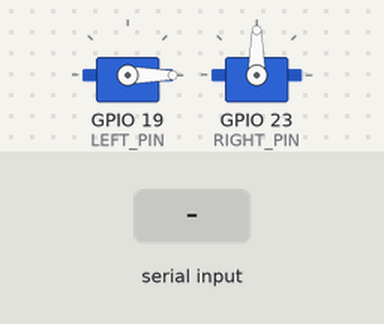
A sketch run on a simulated ESP32. Shown: 2 × servo. The test bench sets the inputs (shaded band).

Above: at 1.2 s.
1.3 s: "LC\n" received over Serial
At 2.4 s:
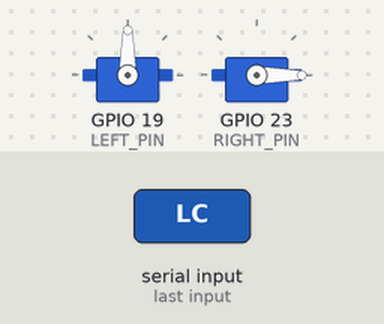
2.8 s: "LO\n" received over Serial
At 3.5 s:
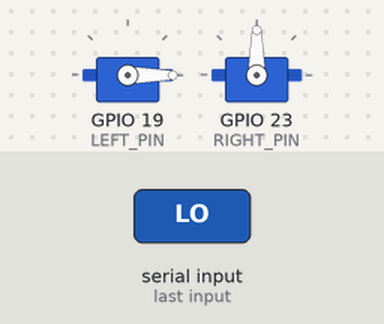
4.3 s: "RC\n" received over Serial
At 4.7 s:
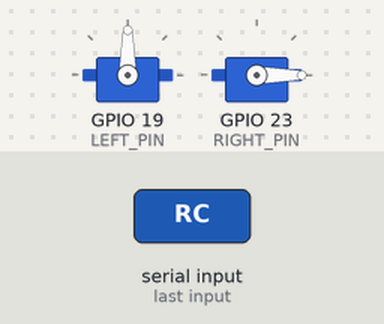
Timing chart, 0 to 7.3 s (numbered marks = the images above; inputs shaded):
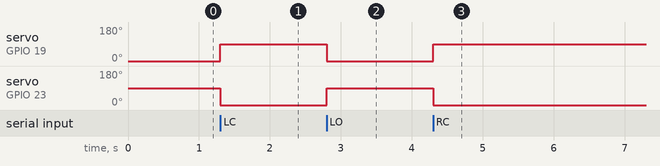

The sketch:

motor_finger.ino
```cpp
#include <ESP32Servo.h>
#include <Adafruit_MPU6050.h>
#include <Adafruit_Sensor.h>
#include <Wire.h>

Servo leftServo;
Servo rightServo;

// --- CONFIGURATION ---
const int LEFT_PIN = 19;
const int RIGHT_PIN = 23;

// Define specific angles to avoid confusion
const int LEFT_OPEN_ANGLE = 0;
const int LEFT_CLOSE_ANGLE = 90;

const int RIGHT_OPEN_ANGLE = 90;
const int RIGHT_CLOSE_ANGLE = 0; // 180 - 90 = 90

void setup() {
  Serial.begin(9600);

  leftServo.attach(LEFT_PIN);
  rightServo.attach(RIGHT_PIN);

  // Start Position: Both OPEN
  leftServo.write(LEFT_OPEN_ANGLE);   // Goes to 0
  rightServo.write(RIGHT_OPEN_ANGLE); // Goes to 180
}

void loop() {
  if (Serial.available() > 0) {
    String command = Serial.readStringUntil('\n');
    command.trim();

    // --- LEFT HAND LOGIC (0 -> 90) ---
    if (command == "LC" || command == "RC") {
      leftServo.write(LEFT_CLOSE_ANGLE); // Moves Clockwise to 90
      rightServo.write(RIGHT_CLOSE_ANGLE);
    }
    else if (command == "LO" || command == "RO") {
      leftServo.write(LEFT_OPEN_ANGLE);  // Moves back to 0
      rightServo.write(RIGHT_OPEN_ANGLE);  // Moves back to 180
    }

  }

}
```

Measured:
- after the input at 1.3 s, servo on GPIO 19 (LEFT_PIN): 0° → 90° at once; servo on GPIO 23 (RIGHT_PIN): 90° → 0° at once
- after the input at 2.8 s, servo on GPIO 19 (LEFT_PIN): 90° → 0° at once; servo on GPIO 23 (RIGHT_PIN): 0° → 90° at once
- after the input at 4.3 s, servo on GPIO 19 (LEFT_PIN): 0° → 90° at once; servo on GPIO 23 (RIGHT_PIN): 90° → 0° at once
